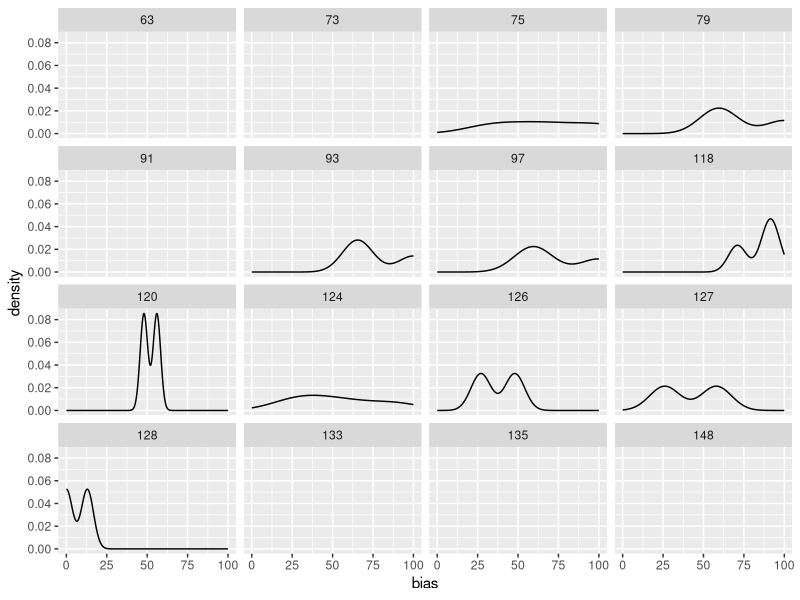

The R script that drew this image:
library("ggplot2")
df <- read.csv("bias.txt")
jpeg("facet.jpg",width=1080,height=1080)
ggplot(df,aes(x=bias))+geom_density()+facet_wrap(~line)
dev.off()
q()

